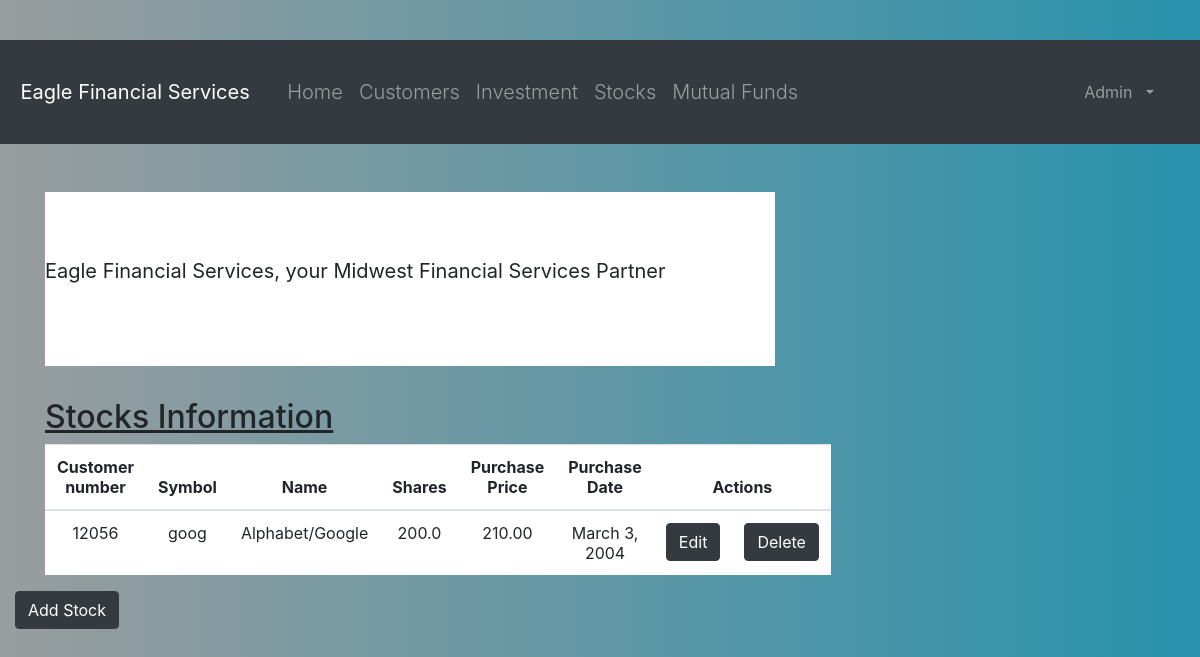
/stock_list (signed in), run on the app's committed database.
### portfolio/models.py (models this page shows, shortened)
class Stock(models.Model):
    customer = models.ForeignKey(Customer, on_delete=models.CASCADE, related_name='stocks')
    symbol = models.CharField(max_length=10)
    name = models.CharField(max_length=50)
    shares = models.DecimalField(max_digits=10, decimal_places=1)
    purchase_price = models.DecimalField(max_digits=10, decimal_places=2)
    purchase_date = models.DateField(default=timezone.now, blank=True, null=True)

class Customer(models.Model):
    name = models.CharField(max_length=50)
    address = models.CharField(max_length=200)
    cust_number = models.IntegerField(blank=False, null=False)
    city = models.CharField(max_length=50)
    state = models.CharField(max_length=50)
    zipcode = models.CharField(max_length=10)
    email = models.EmailField(max_length=200)
    cell_phone = models.CharField(max_length=50)
    created_date = models.DateTimeField(
        default=timezone.now)
    updated_date = models.DateTimeField(auto_now_add=True)
    def __str__(self):
        return str(self.cust_number)

### portfolio/views.py (the view)
# urls.py: path('stock_list', views.stock_list, name='stock_list'),
@login_required
def stock_list(request):
    stocks = Stock.objects.filter(purchase_date__lte=timezone.now())
    return render(request, 'portfolio/stock_list.html', {'stocks': stocks})

### portfolio/templates/portfolio/stock_list.html (shortened to what this page needs)
{% extends 'portfolio/base.html' %}
{% block content %}
<html lang="en">
    <body>
    <body>
  <header class="jumbotron jumbotron-fluid" style="background: white">
      <p class="lead text-nowrap"><b>Eagle Financial Services, your Midwest Financial Services Partner</b></p>
         </header>
    <div class="row">
        <h2 style="padding-left: 15Px"><u>Stocks Information</u></h2>
    </div>
    <div>
        <table class="table table-hover table-responsive-lg text-center">
            <thead>
            <tr bgcolor="white">
                <th>Customer number</th>
                <th>Symbol</th>
                <th>Name</th>
                <th>Shares</th>
                <th>Purchase Price</th>
                <th>Purchase Date</th>
                <th colspan="3">Actions</th>
            </tr>
            </thead>
            <tbody>
            {% for stock in stocks %}
                <tr bgcolor="white">
                    <td>{{ stock.customer }}</td>
                    <td>{{ stock.symbol }}</td>
                    <td>{{ stock.name }}</td>
                    <td>{{ stock.shares }}</td>
                    <td>{{ stock.purchase_price }}</td>
                    <td>{{ stock.purchase_date }}</td>
                    <td><a href="{% url 'portfolio:stock_edit' pk=stock.pk %}"
                           class="btn btn-dark">Edit</a></td>
                    <td><a href="{% url 'portfolio:stock_delete' pk=stock.pk %}"
                    onclick="return confirm('Are you sure you want to delete?')"
                    class="btn btn-dark">Delete</a>
                    </td>
                    </tr>
            {% endfor %}
            </tbody>
        </table>
     <div class="row">
            <a href="{% url 'portfolio:stock_new' %}" class="row"><span
                    class="btn btn-dark">Add Stock</span></a>
        </div>
    </div>
    </body>
    </html>
{% endblock %}

### portfolio/templates/portfolio/base.html (shortened to what this page needs)
{% load static %}
<html lang="en">
<head>
  <link rel="stylesheet" href="https://maxcdn.bootstrapcdn.com/bootstrap/4.5.0/css/bootstrap.min.css">
</head>
<body>
 <button class="navbar-toggler" type="button" data-toggle="collapse"  data-target="#navbarCollapse" aria-controls="navbarCollapse"  aria-expanded="false" aria-label="Toggle navigation">
        <span class="navbar-toggler-icon">
        </span>
           </button>
 <nav class="navbar navbar-expand-md navbar-dark bg-dark mb-4">
           <a class="navbar-brand" href="/">Eagle Financial Services</a>
    {% if user.is_authenticated %}
        <div class="collapse navbar-collapse" id="collapsibleNavbar">
            <ul class="navbar-nav">
                <li class="nav-item lead"><a class=nav-link href="{% url 'portfolio:home' %}">Home</a></li>
                <li class="nav-item lead"><a class=nav-link href="{% url 'portfolio:customer_list' %}">Customers</a></li>
                <li class="nav-item lead"><a class=nav-link href="{% url 'portfolio:investment_list' %}">Investment</a></li>
                <li class="nav-item lead"><a class=nav-link href="{% url 'portfolio:stock_list' %}">Stocks</a></li>
                <li class="nav-item lead"><a class=nav-link href="{% url 'portfolio:mutual_list' %}">Mutual Funds</a></li>
            </ul>
    {% endif %}
    <div class="collapse navbar-collapse" id="navbarCollapse">
        {% if user.is_authenticated %}
            <ul class="navbar-nav ml-auto">
                <li class="nav-item">
                                   <a class="nav-link dropdown-toggle" href="#" id="userMenu" data-toggle="dropdown" aria-haspopup="true" aria-expanded="false">
                                       {{ user.username }}
                                   </a>
                </li>
            </ul>
        {% else %}
            <form class="form-inline ml-auto">
                <a href="{% url 'login' %}" class="btn btn-outline-secondary"> Log In</a>
                             <a class="navbar-brand" href="{% url 'portfolio:register' %}"> Sign Up </a>
            </form>
        {% endif %}
    </div>
</nav>
<div class="content container">
    <div class="row">
        <div class="col-md-8">
            {% block content %}{% endblock %}
        </div>
    </div>
</div>
</body>
</html>

### portfolio/templates/portfolio/base.html (style rules this page uses)
body,html { height: 100%; margin: 0; background: #7F7FD5; background: -webkit-linear-gradient(to right, #536366, #999d9e); background: linear-gradient(to right, #999d9e, #2892ad); }

### portfolio/templates/portfolio/stock_list.html (style rules this page uses)
body { background-color: beige; }

### data on the page
Stock: customer "12056", symbol "goog", name "Alphabet/Google", shares "200.0", purchase_price "210.00", purchase_date "March 3, 2004"

### other printed values
{{ user.username }} "Admin"
